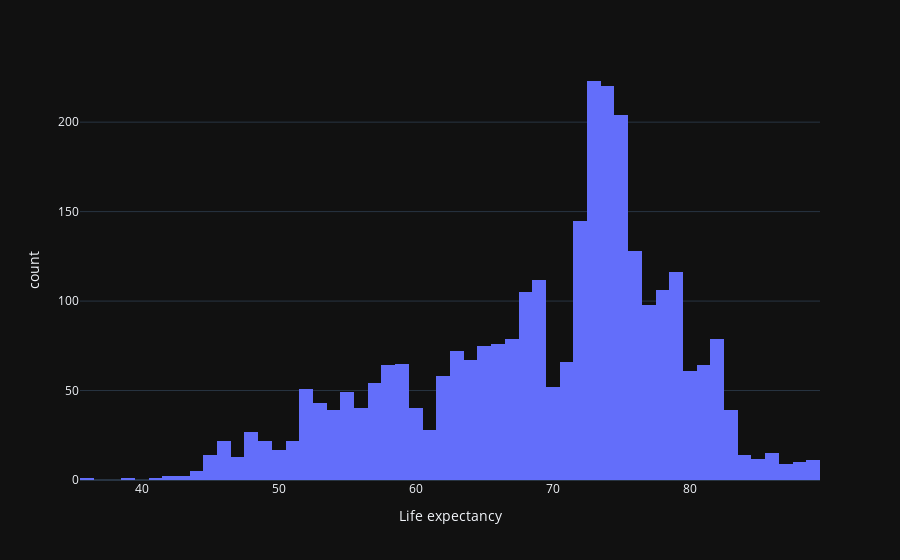

The code cell stored with this chart in its notebook:
### Code cell
fig=px.histogram(df,x='Life expectancy ',template='plotly_dark')
fig.show()

### Figure 1 — Plotly figure (JSON) as saved in the notebook; plotly's stock layout.template omitted (floating-point values rounded to 4 significant figures; data arrays with more than 128 entries replaced by an {"elided": "..."} marker saying what was removed)
{"data": [{"alignmentgroup": "True", "bingroup": "x", "hovertemplate": "Life expectancy =%{x}<br>count=%{y}<extra></extra>", "legendgroup": "", "marker": {"color": "#636efa", "pattern": {"shape": ""}}, "name": "", "offsetgroup": "", "orientation": "v", "showlegend": false, "type": "histogram", "x": {"elided": "2938 float values"}, "xaxis": "x", "yaxis": "y"}], "layout": {"barmode": "relative", "legend": {"tracegroupgap": 0}, "margin": {"t": 60}, "xaxis": {"anchor": "y", "domain": [0, 1], "title": {"text": "Life expectancy "}}, "yaxis": {"anchor": "x", "domain": [0, 1], "title": {"text": "count"}}}}
